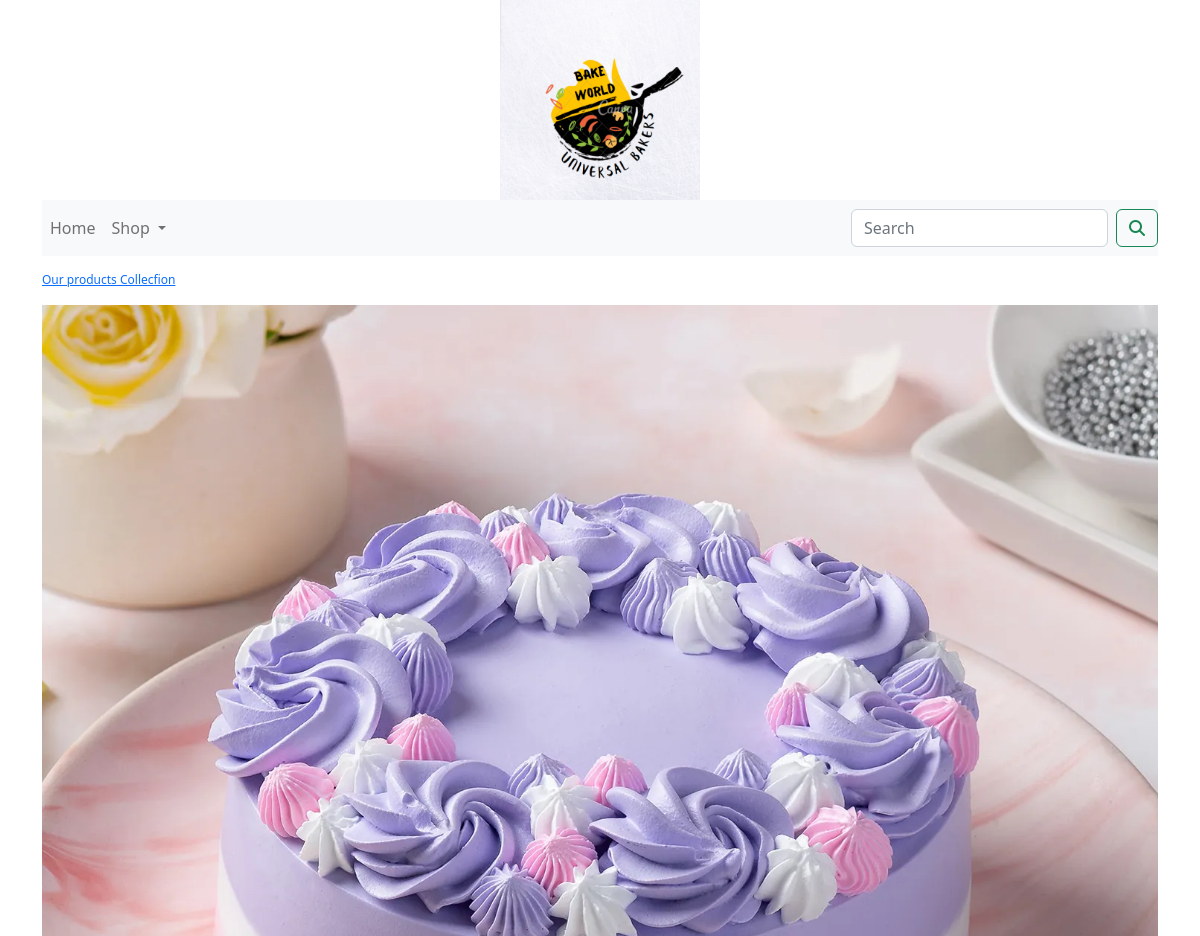
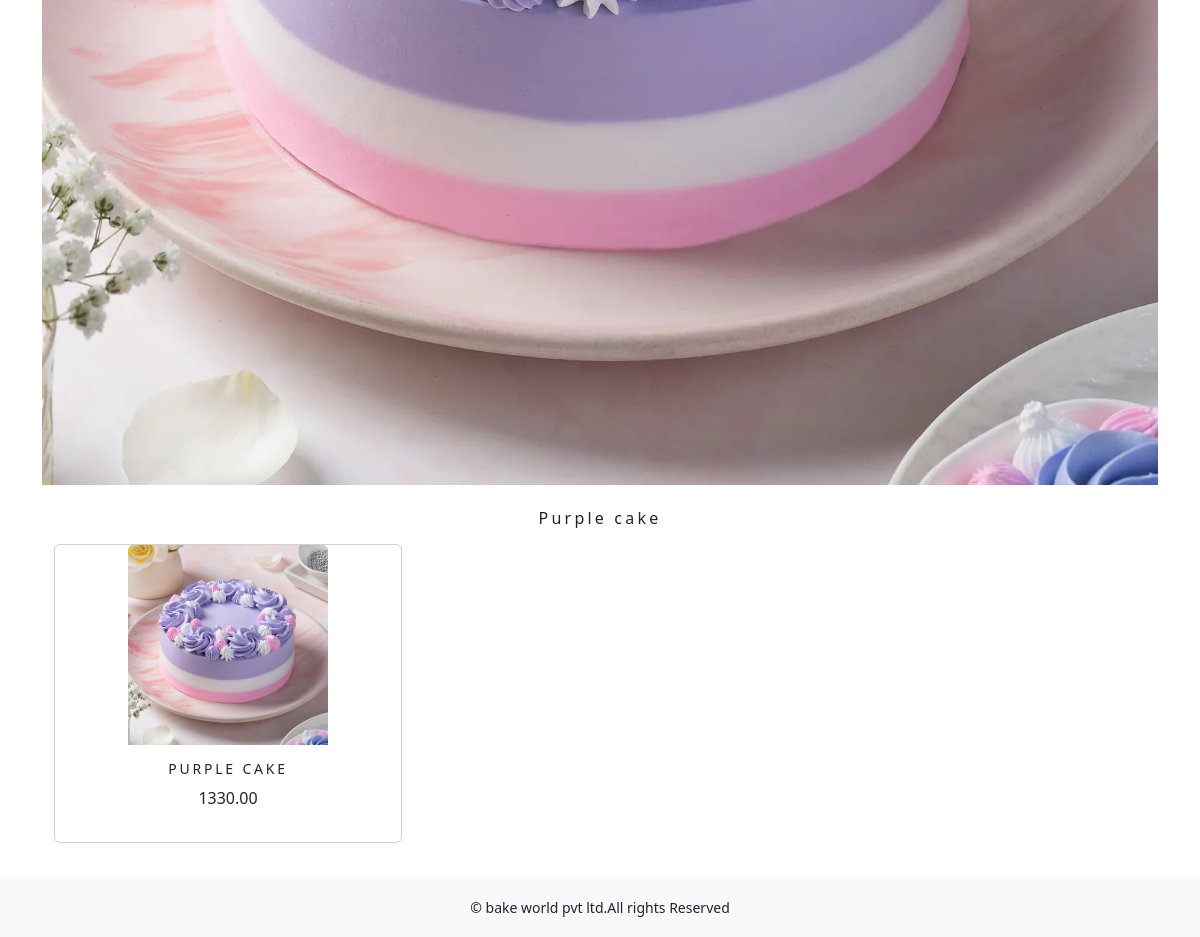
The page /ecommerceapp/cake/ on the database its author committed (2 pictures, top to bottom).
### ecommerceapp/models.py (models this page shows, shortened)
class Category(models.Model):
    name=models.CharField(max_length=250,unique=True)
    slug=models.SlugField(max_length=250,unique=True)
    description=models.TextField(blank=True)
    image=models.ImageField(upload_to='category',blank=True)
    class Meta:
        ordering=('name',)
        verbose_name='category'
        verbose_name_plural='categories'
    def get_url(self):
        return reverse('ecommerceapp:products_by_category',args=[self.slug])

class Product(models.Model):
    name=models.CharField(max_length=250,unique=True)
    slug =models.SlugField(max_length=250, unique=True)
    description=models.TextField(blank=True)
    price=models.DecimalField(max_digits=10,decimal_places=2)
    category=models.ForeignKey(Category,on_delete=models.CASCADE)
    image=models.ImageField(upload_to='product',blank=True)
    stock=models.IntegerField()
    available=models.BooleanField(default=True)
    created=models.DateTimeField(auto_now_add=True)
    def get_url(self):
        return reverse('ecommerceapp:prodCatdetail',args=[self.category.slug,self.slug])
    class Meta:
        ordering=('name',)
        verbose_name='product'
        verbose_name_plural='products'

### ecommerceapp/views.py (the view)
# urls.py: path('',views.allprodcat,name='allprodcat'),
def allprodcat(request,c_slug=None):
    c_page=None
    products_list=None
    if c_slug!=None:
        c_page=get_object_or_404(Category,slug=c_slug)
        products_list=Product.objects.all().filter(category=c_page,available=True)
    else:
        products_list=Product.objects.all().filter(available=True)
    paginator=Paginator(products_list,6)
    try:
        page=int(request.GET.get('page','1'))
    except:
        page=1
    try:
        products=paginator.page(page)
    except (EmptyPage,InvalidPage):
        Products=paginator.page(paginator.num_pages )
    return render(request,'category.html',{'category':c_page,'products':products})

### cart/context_processors.py (called while the page is built)
def counter(request):
    item_count=0
    if 'admin' in request.path:
        return {}
    else:
        try:
            cart=Cart.objects.filter(cart_id=_cart_id(request))
            cart_items=CartItem.objects.all().filter(cart=cart[:1])
            for cart_item in cart_items:
                item_count += cart_item.quantity
        except Cart.DoesNotExist:
            item_count=0
    return dict(item_count=item_count)

### cart/views.py (called while the page is built)
def _cart_id(request):
    cart=request.session.session_key
    if not cart:
        cart=request.session.create()
    return cart

### ecommerceapp/context_processors.py (called while the page is built)
def menu_link(request):
    links=Category.objects.all()
    return dict(links=links)

### ecommerceapp/templates/category.html (shortened to what this page needs)
{% extends 'base.html' %}
{% load static %}
{% block content %}
{% if category %}
<div>
    <div class="row my_row_class">
        <div class="mx_auto">
       <p><a href="{% url 'ecommerceapp:allprodcat' %}" >Our products Collecfion</a></p>
    </div>
        </div>
</div>
    {% endif %}
<div class="mx_auto">
    {% if category %}
      <img class="my_image" src="{{ category.image.url}}" alt="{{category.name}}">
</div>
   <br>
<div>
      <h1 class="text-center my_title"> {{category.name}}</h1>
</div>
     {% endif %}
<div class="container">
    <div class="row mx_auto">
    {% for product in products.object_list %}
        <div class="my_bottom_margin col-9 col-sm-12 col-md-4 xol-lg-4">
            <div class="card text-center" style="min-width:18rem;">
                <a href="{{product.get_url}}"><img class="card-img-top my_image" src="{{product.image.url}}" alt="{{product.name}}" style="width:200px; height:200px;">  </a>
                  <div class="card-body">
                        <h4>{{ product.name}}</h4>
                        <p>{{product.price}}</p>
                  </div>
            </div>
        </div>
     {% endfor %}
    </div>
    <br>
</div>
  </div>
{% endblock %}

### ecommerceapp/static/css/custom.css (style rules this page uses)
body { font-family: 'Roboto Slab', serif; }
.my_row_class { padding-top:15px; font-size:12px; }
.my_row_class .mx_auto { color:#000; font:12px; }
.my_image { width:100%; height:auto; }
.my_title { font-size:16px; upper_transform:uppercase; letter-spacing:.2em; }
.my_bottom_margin { margin-bottom:10px; }
.card-body h4 { font-size:14px; text-transform:uppercase; letter-spacing:.2em; }

### rows shown on the page
Category: image (picture), name "Purple cake"
Product: image (picture), name "PURPLE CAKE", price "1330.00"
